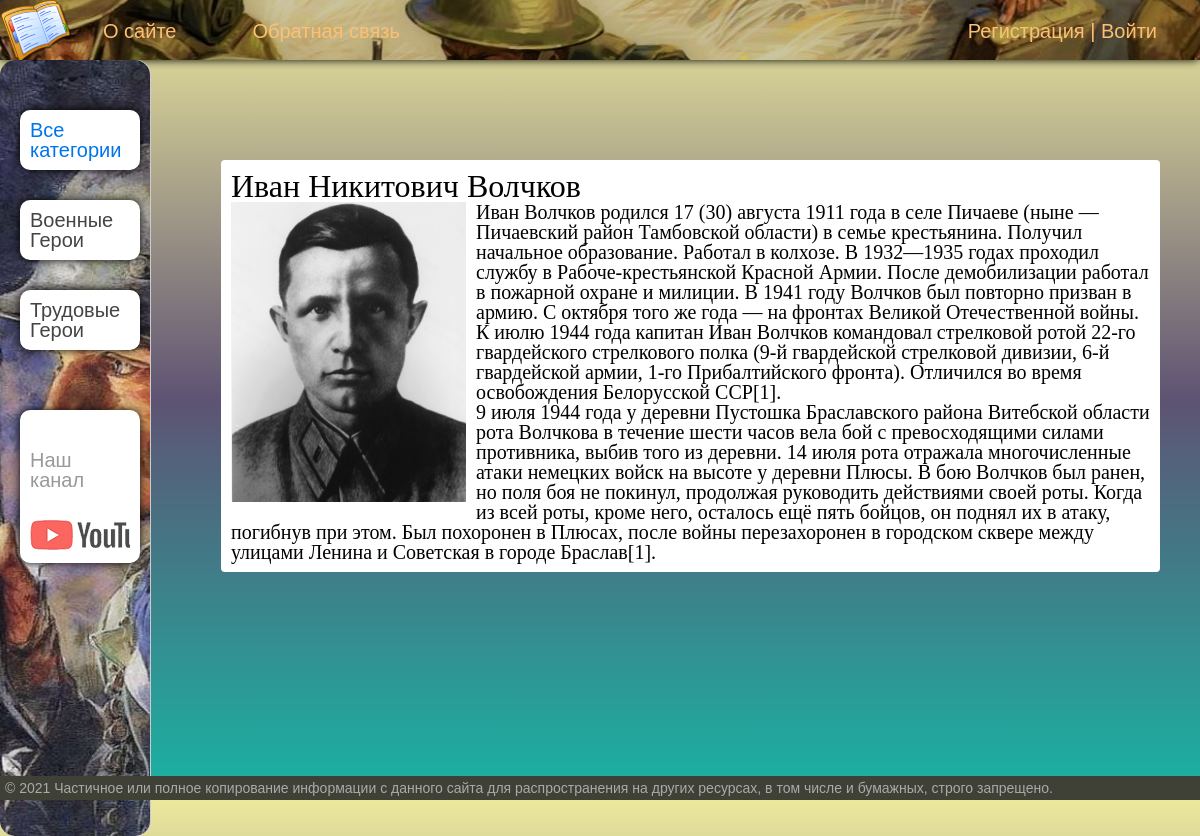
Page /post/ivan-nikitovich-volchkov/ on the committed database.
### heroes/models.py (models this page shows, shortened)
class Category(models.Model):
    name = models.CharField(max_length=100, db_index=True, verbose_name="Категория")
    slug = models.SlugField(max_length=255, unique=True, db_index=True, verbose_name="URL")
    def get_absolute_url(self):
        return reverse('category', kwargs={'rub_slug': self.slug})
    class Meta:
        verbose_name = 'Категория'
        verbose_name_plural = 'Категории'
        ordering = ['id']

class Heroes(models.Model):
    title = models.CharField(max_length=255, verbose_name="Заголовок")
    slug = models.SlugField(max_length=255, unique=True, db_index=True, verbose_name="URL")
    content = models.TextField(blank=True, verbose_name="Текст статьи")
    photo = models.ImageField(upload_to="photos/%Y/%m/%d/", verbose_name="Фото")
    time_create = models.DateTimeField(auto_now_add=True, verbose_name="Время создания")
    time_update = models.DateTimeField(auto_now=True, verbose_name="Время изменения")
    is_published = models.BooleanField(default=True, verbose_name="Публикация")
    rub = models.ForeignKey('Category', on_delete=models.PROTECT, verbose_name="Категории")
    class Meta:
        verbose_name = 'Герои Мировых Воин'
        verbose_name_plural = 'Герои Мировых Войн'
        ordering = ['-time_create', 'title']

### heroes/views.py (the view)
# urls.py: path('post/<slug:post_slug>/', ShowPost.as_view(), name='post'),
class ShowPost(DataMixin, DetailView):
    model = Heroes
    template_name = 'heroes/post.html'
    slug_url_kwarg = 'post_slug'
    context_object_name = 'post'
    def get_context_data(self, *, object_list=None, **kwargs):
        context = super().get_context_data(**kwargs)
        c_def = self.get_user_context(title='Добавление статьи')
        return dict(list(context.items()) + list(c_def.items()))

### heroes/utils.py (called while the page is built)
    def get_user_context(self, **kwargs):
        context = kwargs
        rubs = cache.get('rubs')
        if not rubs:
            rubs = Category.objects.annotate(Count('heroes'))
            cache.set('rubs', rubs, 60)
        user_menu = menu.copy()
        if not self.request.user.is_authenticated :
            user_menu.pop(1)
        context['menu'] = user_menu
        context['rubs'] = rubs
        if 'rub_selected' not in context:
            context['rub_selected'] = 0
        return context

### heroes/templates/heroes/post.html
{% extends 'heroes/base.html' %}
{% block content %}
<h1>{{post.title}}</h1>
{% if post.photo %}
<p><img class="img-article-left" src="{{post.photo.url}}"></p>
{% endif %}
{{post.content|linebreaks}}
{% endblock %}

### heroes/templates/heroes/base.html (shortened to what this page needs)
{% load static %}
{% load heroes_tags %}
<!DOCTYPE html>
<html>
<head>
	<link type="text/css" href="{% static 'heroes/css/styles.css' %}" rel="stylesheet" />
</head>
<body>
<table class="table-page" border=0 cellpadding="0" cellspacing="0">
<tr><td valign=top>
{% block mainmenu %}
		<div class="header">
			<ul id="mainmenu" class="mainmenu">
			<li class="logo"><a href="{% url 'home' %}"><div class="logo"></div></a></li>
{% for m in menu %}
			<li><a href="{% url m.url_name %}">{{m.title}}</a></li>
{% endfor %}
			{% if request.user.is_authenticated %}
			<li class = "last">{{user.username}} | <a href="{% url 'logout'%}">Выйти</a></li>
			{% else %}
			<li class="last"><a href="{% url 'register' %}">Регистрация</a> | <a href="{% url 'login' %}">Войти</a></li>
			{% endif%}
		</ul>
		</div>
{% endblock mainmenu %}
<table class="table-content" border=0 cellpadding="0" cellspacing="0">
<tr>
{% load cache %}
{% cache 60 sidebar %}
<td valign="top" class="left-chapters">
	<ul id="leftchapters">
{% if rub_selected == 0 %}
		<li class="selected">Все категории</li>
{% else %}
		<li><a href="{% url 'home' %}">Все категории</a></li>
{% endif %}
{% for c in rubs %}
{% if c.heroes__count > 0 %}
	{% if c.pk == rub_selected %}
		<li class="selected">{{c.name}}</li>
	{% else %}
		<li><a href="{{ c.get_absolute_url }}">{{c.name}}</a></li>
	{% endif %}
{% endif %}
{% endfor %}
{% endcache %}
		<li class="share">
		<p>Наш канал</p>
		<a class="share-yt" href="https://www.youtube.com/channel/UClJzWfGWuGJL2t-3dYKcHTA/playlists" target="_blank" rel="nofollow"></a>
		</li>
	</ul>
</td>
<td valign="top" class="content">
	<div class="content-text">
{% block content %}
{% endblock %}
	</div>
</td></tr></table>
</td></tr>
<tr><td valign=top>
	<div id="footer">
		<p>&copy; 2021 Частичное или полное копирование информации с данного сайта для распространения на других ресурсах, в том числе и бумажных, строго запрещено.</p>
	</div>
</td></tr></table>
</body>
</html>

### heroes/static/heroes/css/styles.css (style rules this page uses)
* { padding: 0; margin: 0; border: 0; }
*,*:before,*:after { -moz-box-sizing: border-box; -webkit-box-sizing: border-box; box-sizing: border-box; }
html,body { height: 100%; width: 100%; font-size: 100%; line-height: 1; font-size: 14px; -ms-text-size-adjust: 100%; -moz-text-size-adjust: 100%; -webkit-text-size-adjust: 100%; }
a, a:visited { text-decoration: none; }
ul li { list-style: none; }
img { vertical-align: top; }
h1,h2,h3,h4,h5,h6 { font-size:inherit;font-weight: 400; }
html, body { font-family: 'Arial'; margin: 0; padding: 0; height: 100%; width: 100%; color: #444; background: rgb(236,232,157); background: -moz-linear-gradient(top, rgba(236,232,157,1) 0%, rgba(94,83,115,1) 50%, rgba(24,181,164,1) 100%); background: -webkit-linear-gradient(top, rgba(236,232,157,1) 0%,rgba(94,83,115,1) 50%,rgba(24,181,164,1) 100%); background: linear-gradient(to bottom, rgba(236,232,157,1) 0%,rgba(94,83,115,1) 50%,rgba(24,181,164,1) 100%); }
a { color: #0059b2; text-decoration: none; }
img { max-width: 600px; height: auto; }
img.img-article-left { max-width: 300px; height: auto; float: left; padding: 0 10px 10px 0; }
.table-page { width: 100%; height: 100%; vertical-align: top; }
.table-page tr { height: 100%; }
.header { background: #3F4137; height: 60px; }
.logo { background: url('../images/logos.ico')0 0/cover; width: 70px; height: 60px; background-position: center; }
ul.mainmenu { list-style: none; margin: 0; padding: 0; height: 60px; color: #fdc073; font-size: 20px; overflow: hidden; border-radius: 5px; box-shadow: 0 0 10px #000; background: url('../images/phon.jpg') no-repeat ; background-position: center; }
ul.mainmenu li { float: left; margin: 18px 40px 0 30px; border-radius: 5px; background-color: rgba(255, 255, 255, 0) ; padding: 3px; }
ul.mainmenu li.logo { margin: 0; }
ul.mainmenu li.last { float: right; }
ul.mainmenu li a { color: #fdc073; text-decoration: none; }
.table-content { width: 100%; min-height: 100%; margin: 0px 0px ; height: 100%; }
.left-chapters { margin: 0; background: #eee; border-right: 1px solid #ccc; min-height: 100%; border-radius: 15px; box-shadow: #000; }
.left-chapters ul { width: 150px; min-height: 100%; margin: 0; padding: 20px 10px 10px 20px; list-style: none; font-size: 20px; background: url('../images/phonmenu.jpg') 70%/cover no-repeat ; border-radius: 15px; box-shadow: #000; }
.left-chapters ul li { margin: 30px 0 0 0; color: #999; border-radius: 10px; background: rgb(255, 255, 255); padding: 10px; box-shadow: 0 0 10px #000; }
.left-chapters ul li.selected { color: #0075eb; }
.left-chapters ul li a { color: #444; text-decoration: none; }
.left-chapters ul li.share { margin: 60px 0 0 0; }
.left-chapters ul li.share p { margin: 30px 0 30px 0; }
.left-chapters ul li.share a { display: inline-block; width: 40px; height: 40px; margin: 0 20px 0 0; }
.left-chapters ul li.share a.share-yt { width: 100%; height: 30px; background: url('../images/share_yt.png') no-repeat 0 0 }
.content { padding: 40px 40px 40px 40px; width: 100%; box-sizing: border-box; height: 50%; border-radius: 5px; box-shadow: #000; margin:100px 100px 100px 100px; }
.content-text { margin: 60px 0 0 30px; color: #000; font-size: 20px; font-family: Yandex Sans Display Light; }
.content-text h1 { font-size: 32px; }
#footer { box-sizing: border-box; background: #3F4137; padding: 5px; color: #aaa; font-size: 14px; font-family: Verdana, Geneva, Arial, Helvetica; text-align: left; overflow: hidden; }
.content-text { border-radius: 4px; background-color: white; padding: 10px 10px 10px 10px; }

### rows in the picture
Category: name "Военные Герои"
Category: name "Трудовые Герои"
Heroes: title "Иван Никитович Волчков", photo (picture), content "Иван Волчков родился 17 (30) августа 1911 года в селе Пичаеве (ныне — Пичаевский район Тамбовской области) в семье крестьянина. Получил начальное образование. Работал в колхозе. В 1932—1935 годах проходил службу в Рабоче-крестьянской Красной Армии. После демобилизации работал в пожарной охране и милиции. В 1941 году Волчков был повторно призван в армию. С октября того же года — на фронтах Великой Отечественной войны. К июлю 1944 года капитан Иван Волчков командовал стрелковой ротой 22-го гвардейского стрелкового полка (9-й гвардейской стрелковой дивизии, 6-й гвардейской армии, 1-го Прибалтийского фронта). Отличился во время освобождения Белорусской ССР[1]. 9 июля 1944 года у деревни…"

### other values in the picture
{{ m.title }} "О сайте" "Обратная связь"
